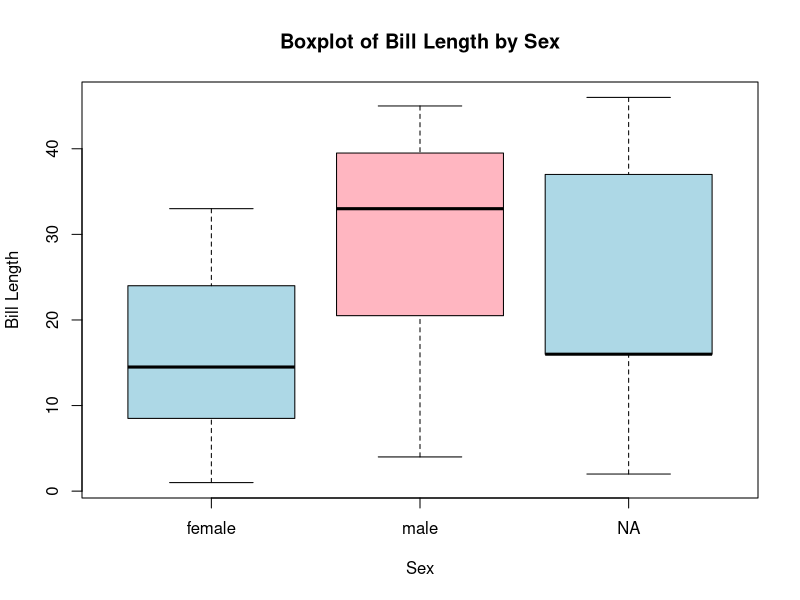

This chart was generated by the following R code: (Note: this script raises an error after producing the figure.)
## ---- chunk 1
if (!require("conflicted")) install.packages("conflicted"); library(conflicted) # For dealing with conflicts
if (!require("tidyverse")) install.packages("tidyverse"); library(tidyverse) # For everything
conflict_prefer_all("dplyr", quiet = TRUE)
if (!require("cowplot")) install.packages("cowplot"); library(cowplot)
if (!require("conflicted")) install.packages("conflicted"); library(conflicted) # For dealing with conflicts
if (!require("tidyverse")) install.packages("tidyverse"); library(tidyverse) # For everything
conflict_prefer_all("dplyr", quiet = TRUE)
## ---- chunk 2
library(readxl)

torgersenpen <- read_excel("penguins.xlsx", sheet = "Torgersen Island")

torgersenpen <- as.data.frame(unclass(torgersenpen), stringsAsFactors=TRUE)

torgersenpen |>
  drop_na(sex, bill_length_mm) -> torgersenpenguins
## ---- chunk 3
summary(torgersenpenguins)
## ---- chunk 4
torgersenpenguins
## ---- chunk 5
boxplot(bill_length_mm ~ sex, data = torgersenpenguins,
        xlab = "Sex",
        ylab = "Bill Length",
        main = "Boxplot of Bill Length by Sex",
        col = c("lightblue", "lightpink"))

## ---- chunk 6
ggplot(torgersenpenguins) +
  aes(x = bill_length_mm) +
  geom_histogram(bins=100) +
  theme_cowplot()+
  xlab("Egg Mass") + 
  ylab("Count")

ggplot(torgersenpen) +
  aes(x = bill_length_mm, color = sex, fill = sex) +
  geom_histogram(binwidth = 0.5, position = "dodge") +
  theme_cowplot()+
    xlab("Bill_length") + 
  ylab("Count")

ggplot(torgersenpen) +
  aes(x = bill_length_mm,  fill = sex) + 
  geom_density(alpha=.3) +
  theme_cowplot()+
  xlab("Bill Length") + 
  ylab("Count")
